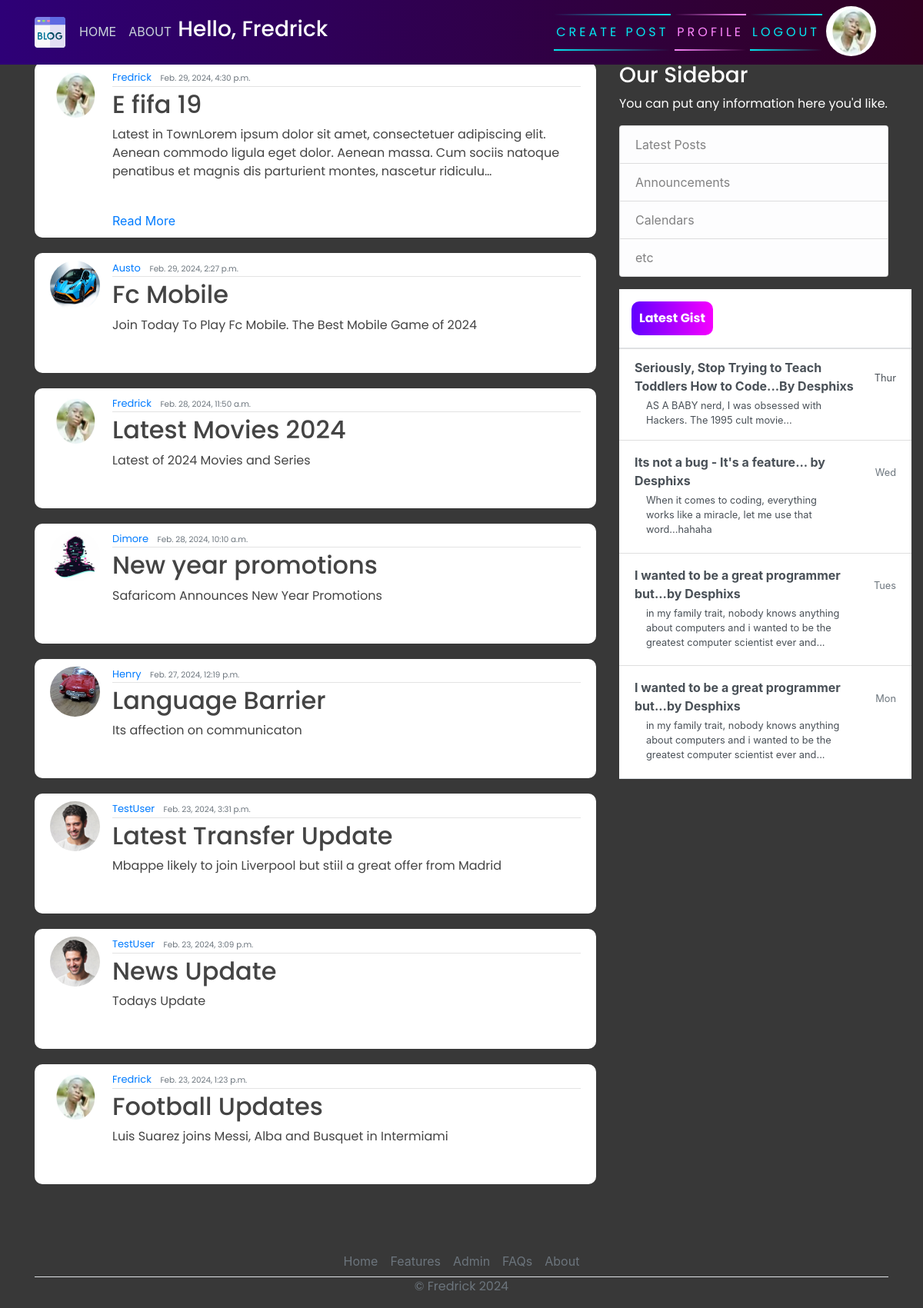
The app's page / (signed in) with its own data.
### users/models.py (models this page shows, shortened)
class Profile(models.Model):
    user = models.OneToOneField(User, on_delete=models.CASCADE)
    image = models.ImageField(default='default.jpg', upload_to='profile_pics')

### blog/models.py (models this page shows, shortened)
class Post(models.Model):
    title = models.CharField(max_length=200)
    content = models.TextField()
    date_posted = models.DateTimeField(default=timezone.now)
    author = models.ForeignKey(User, on_delete=models.CASCADE)

### blog/views.py (the view)
# urls.py: path('',PostListView.as_view(), name="blog-home"),
class PostListView(LoginRequiredMixin,ListView):
	model = Post
	template_name='blog/home.html'
	context_object_name = 'posts'
	ordering = ["-date_posted"]

### blog/templates/blog/home.html
{% extends 'blog/base.html' %}
{% block content %}
  {% for posts in posts %}
    <article class="media content-section">
      <img class="rounded-circle article-img" src="{{ posts.author.profile.image.url }}" alt="">
      <div class="media-body">
        <div class="article-metadata">
          <a class="mr-2" href="#">{{ posts.author }}</a>
          <small class="text-muted">{{ posts.date_posted }}</small>
        </div>
        <h2><a class="article-title" href="{% url 'blog-detail' posts.id  %}">{{ posts.title }}</a></h2>
        <p class="article-content">{{ posts.content|truncatechars:200 }}
        </p>
          {% if posts.content|length > 200 %}
            <a href="{% url 'blog-detail' posts.id %}">Read More</a>
          {% endif %}
      </div>
      <br>
    </article>
  {% endfor  %}
{% endblock content %}
{% block sidebar %}
 <h3 style="color:white;">Our Sidebar</h3>
    <p  style="color:white;">You can put any information here you'd like.
      <ul class="list-group">
        <li class="list-group-item list-group-item-light">Latest Posts</li>
        <li class="list-group-item list-group-item-light">Announcements</li>
        <li class="list-group-item list-group-item-light">Calendars</li>
        <li class="list-group-item list-group-item-light">etc</li>
      </ul>
    </p>
{% endblock %}
{% block Gist %}
  <div class="d-flex flex-column align-items-stretch flex-shrink-0 bg-white" style="width: 380px;" style="padding-top: 120px;">
    <a id="list-group" style="text-decoration: none;" href="" class="d-flex align-items-center flex-shrink-0 p-3 link-dark text-decoration-none border-bottom">
      <span class="fs-5 fw-semibold" id="gist-btn">Latest Gist</span>
    </a>
    <div class="list-group list-group-flush border-bottom scrollarea">
      <a href="#" class="list-group-item list-group-item-action  lh-tight" aria-current="true">
        <div class="d-flex w-100 align-items-center justify-content-between">
          <strong class="mb-1">Seriously, Stop Trying to Teach Toddlers How to Code...By Desphixs
        </strong>
          <small>Thur</small>
        </div>
        <div class="col-10 mb-1 small">AS A BABY nerd, I was obsessed with Hackers. The 1995 cult movie... </div>
      </a>
      <a href="#" class="list-group-item list-group-item-action py-3 lh-tight">
        <div class="d-flex w-100 align-items-center justify-content-between">
          <strong class="mb-1">Its not a bug - It's a feature... by Desphixs</strong>
          <small class="text-muted">Wed</small>
        </div>
        <div class="col-10 mb-1 small">When it comes to coding, everything works like a miracle, let me use that word...hahaha</div>
      </a>
      <a href="#" class="list-group-item list-group-item-action py-3 lh-tight">
        <div class="d-flex w-100 align-items-center justify-content-between">
          <strong class="mb-1">I wanted to be a great programmer but...by Desphixs</strong>
          <small class="text-muted">Tues</small>
        </div>
        <div class="col-10 mb-1 small">in my family trait, nobody knows anything about computers and i wanted to be the greatest computer scientist ever and...</div>
      </a>
       <a href="#" class="list-group-item list-group-item-action py-3 lh-tight">
        <div class="d-flex w-100 align-items-center justify-content-between">
          <strong class="mb-1">I wanted to be a great programmer but...by Desphixs</strong>
          <small class="text-muted">Mon</small>
        </div>
        <div class="col-10 mb-1 small">in my family trait, nobody knows anything about computers and i wanted to be the greatest computer scientist ever and...</div>
      </a>
    </div>
  </div>
{% endblock %}

### blog/templates/blog/base.html (shortened to what this page needs)
{% load static %}
<!DOCTYPE html>
<html>
<head>
    <link rel="stylesheet" href="https://maxcdn.bootstrapcdn.com/bootstrap/4.0.0/css/bootstrap.min.css">
    <link rel="stylesheet" href="{% static 'blog/main.css' %}">
</head>
<body>
    <header class="site-header">
      <nav class="navbar navbar-expand-md navbar-dark bg-steel fixed-top">
        <div class="container">
          <div class="collapse navbar-collapse" id="navbarToggle">
            <div class="navbar-nav mr-auto">
                {% if user.is_authenticated %}
              <a class="nav-item nav-link" href="{% url 'blog-home' %}">HOME</a>
              <a class="nav-item nav-link" href="{% url 'blog-about' %}">ABOUT</a>
               <div class="user-info">
                  <h3 id="user-greeting" style="color: white; display: flex;">Hello, {{request.user}}</h3>
                </div>
            </div>
            <div class="navbar-nav">
              <a href="{% url 'blog-new' %}" id="auth-links">
                <span></span>
                <span></span>
                Create Post
              </a>
              <a href="{% url 'profile' %}" id="auth-links">
                <span></span>
                <span></span>
                Profile
              </a>
              <a href="{% url 'logout' %}" id="auth-links">
                <span></span>
                <span></span>
                Logout
              </a>
                <img class="rounded-circle article-img" src="{{request.user.profile.image.url }}" alt="">
                {% endif %}
            </div>
          </div>
        </div>
      </nav>
    </header>
    <main role="main" class="container">
      <div class="row">
          <div class="col-md-8">
          </div>
        <div class="col-md-8">
           {% block content %}{% endblock %}
        </div>
        <div class="col-md-4">
          <div class="content-sectionw">
           {% block sidebar %}{% endblock %}
            {% block Gist %}{% endblock %}
          </div>
        </div>
      </div>
        <footer class="" >
          <ul class="nav justify-content-center border-bottom"  style="margin-top: 60px;">
            <li class="nav-item"><a href="{% url 'blog-home' %}" class="nav-link px-2 text-muted">Home</a></li>
            <li class="nav-item"><a href="#" class="nav-link px-2 text-muted">Features</a></li>
            <li class="nav-item"><a href="admin/" class="nav-link px-2 text-muted">Admin</a></li>
            <li class="nav-item"><a href="#" class="nav-link px-2 text-muted">FAQs</a></li>
            <li class="nav-item"><a href="{% url 'blog-about' %}" class="nav-link px-2 text-muted">About</a></li>
          </ul>
          <p class="text-center text-muted">&copy; Fredrick 2024</p>
        </footer>
    </main>
</body>
</html>

### blog/static/blog/main.css (style rules this page uses)
body { background-color: rgb(56, 56, 56); margin-top: 5rem; background-size: contain; background-repeat: no-repeat; }
h1, h2, h3, h4, h5, h6, p { color: #444444; font-family: 'Poppins', sans-serif; }
ul { margin: 0; }
.bg-steel { background: linear-gradient(270deg, rgb(49, 0, 33) 0%, rgb(46, 0, 119) 100%); }
.site-header .navbar-nav .nav-link { color: #cbd5db; }
.content-section { background: #ffffff; padding: 10px 20px; border-radius: 10px; margin-bottom: 20px; }
.article-title { color: #444444; }
.article-content { white-space: pre-line; }
.article-img { height: 65px; width: 65px; margin-right: 16px; }
.article-metadata { font-family: 'Poppins', sans-serif; padding-bottom: 1px; margin-bottom: 4px; font-size: 13px; border-bottom: 1px solid #e3e3e3 }
svg { width: 50px; height: 50px; }
#auth-links { font-family: 'Poppins', sans-serif; position: relative; display: inline-block; padding: 12px 3px; margin: 10px 0; color: #03e9f4; text-decoration: none; text-transform: uppercase; transition: 0.5s; letter-spacing: 4px; overflow: hidden; margin-right: 5px; }
#auth-links:nth-child(2) { filter: hue-rotate(110deg); }
#auth-links span { position: absolute; display: block; }
#auth-links span:nth-child(1) { top: 0; left: 0; width: 100%; height: 2px; background: linear-gradient(90deg,transparent,#03e9f4); animation: animate1 1s linear infinite; }
#auth-links span:nth-child(3) { bottom: 0; right: 0; width: 100%; height: 2px; background: linear-gradient(270deg,transparent,#03e9f4); animation: animate3 1s linear infinite; animation-delay: 0.50s; }
#gist-btn { color: black; background: linear-gradient(270deg, rgb(247, 0, 255) 0%, rgb(98, 0, 255) 100%); padding: 10px; color: white; font-family: 'Poppins', sans-serif; font-weight: bold; border-radius: 10px; }

### records on screen
Post: author.profile.image (picture), author "Fredrick", date_posted "Feb. 29, 2024, 4:30 p.m.", title "E fifa 19", content "Latest in TownLorem ipsum dolor sit amet, consectetuer adipiscing elit. Aenean commodo ligula eget dolor. Aenean massa. Cum sociis natoque penatibus et magnis dis parturient montes, nascetur ridiculu…", shows "Read More"
Post: author.profile.image (picture), author "Austo", date_posted "Feb. 29, 2024, 2:27 p.m.", title "Fc Mobile", content "Join Today To Play Fc Mobile. The Best Mobile Game of 2024"
Post: author.profile.image (picture), author "Fredrick", date_posted "Feb. 28, 2024, 11:50 a.m.", title "Latest Movies 2024", content "Latest of 2024 Movies and Series"
Post: author.profile.image (placeholder picture), author "Dimore", date_posted "Feb. 28, 2024, 10:10 a.m.", title "New year promotions", content "Safaricom Announces New Year Promotions"
Post: author.profile.image (picture), author "Henry", date_posted "Feb. 27, 2024, 12:19 p.m.", title "Language Barrier", content "Its affection on communicaton"
Post: author.profile.image (picture), author "TestUser", date_posted "Feb. 23, 2024, 3:31 p.m.", title "Latest Transfer Update", content "Mbappe likely to join Liverpool but stiil a great offer from Madrid"
Post: author.profile.image (picture), author "TestUser", date_posted "Feb. 23, 2024, 3:09 p.m.", title "News Update", content "Todays Update"
Post: author.profile.image (picture), author "Fredrick", date_posted "Feb. 23, 2024, 1:23 p.m.", title "Football Updates", content "Luis Suarez joins Messi, Alba and Busquet in Intermiami"

### other values on screen
{{ request.user }} "Fredrick"
